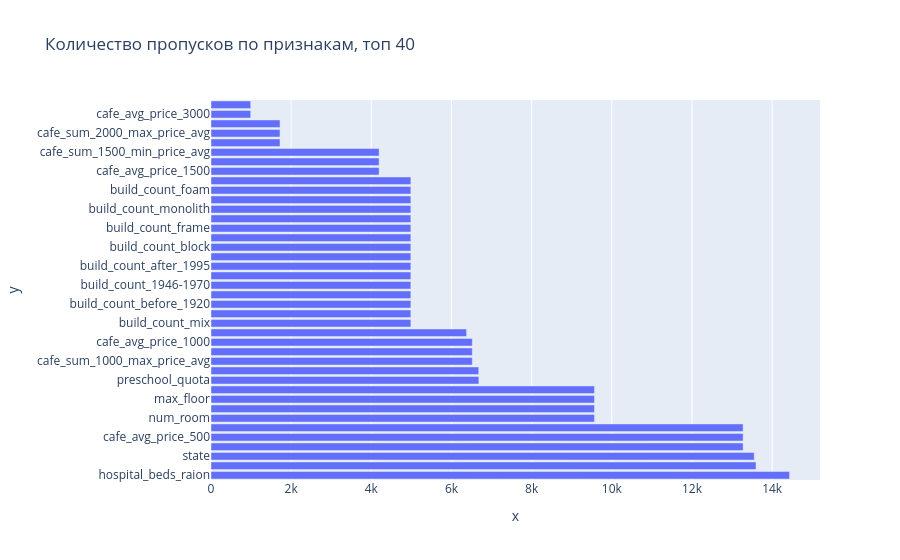

Source (notebook cell):
### Code cell
df_na_sum = df_train.isna().sum().reset_index().rename(columns={0:'NA_sum', 'index':'feature'}).sort_values('NA_sum', ascending=False).head(40)
fig = px.bar(x=df_na_sum['NA_sum'], y=df_na_sum['feature'], title='Количество пропусков по признакам, топ 40')
fig.show()

### Figure 1 — Plotly figure (JSON) as saved in the notebook; plotly's stock layout.template omitted (floating-point values rounded to 4 significant figures)
{"data": [{"hovertemplate": "x=%{x}<br>y=%{y}<extra></extra>", "legendgroup": "", "marker": {"color": "#636efa", "pattern": {"shape": ""}}, "name": "", "orientation": "h", "showlegend": false, "textposition": "auto", "type": "bar", "x": [14434, 13598, 13553, 13276, 13276, 13276, 9567, 9567, 9567, 9567, 6683, 6680, 6519, 6519, 6519, 6376, 4986, 4986, 4986, 4986, 4986, 4986, 4986, 4986, 4986, 4986, 4986, 4986, 4986, 4986, 4986, 4986, 4194, 4194, 4194, 1722, 1722, 1722, 991, 991], "xaxis": "x", "y": ["hospital_beds_raion", "build_year", "state", "cafe_sum_500_max_price_avg", "cafe_avg_price_500", "cafe_sum_500_min_price_avg", "num_room", "kitch_sq", "max_floor", "material", "preschool_quota", "school_quota", "cafe_sum_1000_max_price_avg", "cafe_sum_1000_min_price_avg", "cafe_avg_price_1000", "life_sq", "build_count_mix", "raion_build_count_with_builddate_info", "build_count_before_1920", "build_count_1921-1945", "build_count_1946-1970", "build_count_1971-1995", "build_count_after_1995", "build_count_slag", "build_count_block", "build_count_wood", "build_count_frame", "build_count_brick", "build_count_monolith", "build_count_panel", "build_count_foam", "raion_build_count_with_material_info", "cafe_avg_price_1500", "cafe_sum_1500_max_price_avg", "cafe_sum_1500_min_price_avg", "cafe_avg_price_2000", "cafe_sum_2000_max_price_avg", "cafe_sum_2000_min_price_avg", "cafe_avg_price_3000", "cafe_sum_3000_max_price_avg"], "yaxis": "y"}], "layout": {"barmode": "relative", "legend": {"tracegroupgap": 0}, "title": {"text": "Количество пропусков по признакам, топ 40"}, "xaxis": {"anchor": "y", "domain": [0, 1], "title": {"text": "x"}}, "yaxis": {"anchor": "x", "domain": [0, 1], "title": {"text": "y"}}}}
